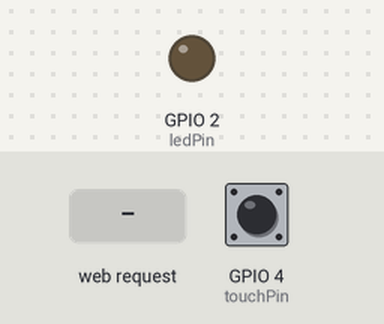
Bench run of a sketch on a simulated ESP32. On the bench: output pins drawn as LEDs (lit = HIGH). Dashed ring = blinking. The test bench sets the inputs (shaded band); at power-on: GPIO 4 (touchPin) HIGH. WiFi joins after 1.5 s; servers stay silent unless stated; what the sketch prints to the serial monitor is not drawn.

Above: at 2.7 s.
2.8 s: HTTP request GET /arm received
At 3.01 s:
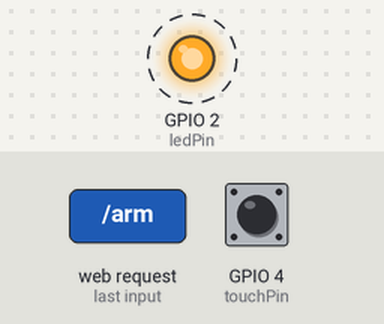
5.8 s: HTTP request GET /disarm received
Timing chart, 0 to 8.8 s (numbered marks = the images above; inputs shaded):
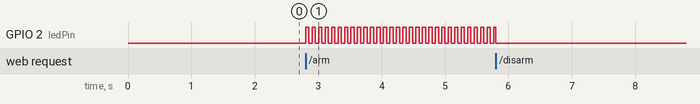

Measured:
- after the input at 2.8 s, GPIO 2 (ledPin): alternates HIGH for 0.05 s and LOW for 0.05 s, starting at once
- after the input at 5.8 s, GPIO 2 (ledPin): goes on until 5.8 s, then stays LOW

The sketch:

ex09.ino
```cpp
#include <WiFi.h>
#include <WebServer.h>

// Wi-Fi 凭据
const char* ssid = "shiqi";
const char* password = "000000000";

WebServer server(80);
const int ledPin = 2;
const int touchPin = 4;
const int threshold = 400; // 触摸阈值

bool isArmed = false;     // 布防状态
bool isAlarming = false;  // 报警锁定状态
unsigned long lastBlinkTime = 0;
bool ledState = false;

// 网页HTML：新增实时触摸数值仪表盘、AJAX定时拉取数据
const char* htmlPage = R"rawliteral(
<!DOCTYPE html>
<html>
<head>
  <meta charset="utf-8">
  <title>ESP32 安防实时仪表盘</title>
  <meta name="viewport" content="width=device-width, initial-scale=1">
  <style>
    body { text-align: center; font-family: Arial; padding-top: 40px; }
    h1 {font-size:36px;}
    /* 实时数值仪表盘样式 */
    .dashboard {
      font-size: 80px;
      font-weight: bold;
      color: #222;
      margin: 40px 0;
      padding:20px;
      border:3px solid #666;
      border-radius:16px;
      max-width:400px;
      margin-left:auto;
      margin-right:auto;
    }
    .tip {font-size:18px; color:#555; margin-bottom:30px;}
    .state-text {font-size:24px; margin:20px 0;}
    button { font-size: 20px; padding: 15px 30px; margin: 10px; border-radius: 8px; cursor: pointer; }
    .arm { background-color: #f44336; color: white; border: none; }
    .disarm { background-color: #4CAF50; color: white; border: none; }
  </style>
</head>
<body>
  <h1>安防报警主机 - 实时触摸仪表盘</h1>
  <p class="state-text">当前状态: <strong id="status">未布防</strong></p>

  <!-- 实时触摸数值仪表盘 -->
  <p class="tip">触摸传感器实时数值（靠近引脚数值变小）</p>
  <div class="dashboard" id="touchNum">0</div>

  <button class="arm" onclick="sendCommand('arm')">布防 (Arm)</button>
  <button class="disarm" onclick="sendCommand('disarm')">撤防 (Disarm)</button>

  <script>
    // 发送布防/撤防指令
    function sendCommand(cmd) {
      fetch("/" + cmd).then(() => {
        document.getElementById("status").innerText = (cmd === 'arm') ? "已布防 (监控中)" : "未布防 (安全)";
      });
    }

    // 定时拉取触摸数值，每100ms刷新一次
    function getTouchValue() {
      fetch("/touchVal")
        .then(res => res.text())
        .then(val => {
          document.getElementById("touchNum").innerText = val;
        })
        .catch(err => console.log("数据拉取失败"));
    }
    // 每100毫秒自动更新仪表盘
    setInterval(getTouchValue, 100);
  </script>
</body>
</html>
)rawliteral";

void setup() {
  Serial.begin(115200);
  pinMode(ledPin, OUTPUT);
  digitalWrite(ledPin, LOW);

  WiFi.begin(ssid, password);
  while (WiFi.status() != WL_CONNECTED) {
    delay(500);
    Serial.print(".");
  }
  Serial.println("\nIP Address: " + WiFi.localIP().toString());

  // 1. 主页路由，返回完整网页
  server.on("/", []() {
    server.send(200, "text/html; charset=utf-8", htmlPage);
  });

  // 2. 新增接口：返回当前触摸传感器原始数值（供前端AJAX拉取）
  server.on("/touchVal", []() {
    int val = touchRead(touchPin);
    server.send(200, "text/plain", String(val));
  });

  // 布防接口
  server.on("/arm", []() {
    isArmed = true;
    server.send(200, "text/plain", "Armed");
    Serial.println("系统已布防！");
  });

  // 撤防接口，清除报警锁定、关闭LED
  server.on("/disarm", []() {
    isArmed = false;
    isAlarming = false;
    digitalWrite(ledPin, LOW);
    server.send(200, "text/plain", "Disarmed");
    Serial.println("系统已撤防！");
  });

  server.begin();
}

void loop() {
  server.handleClient(); // 持续处理网页、数据请求

  // 布防状态下检测触摸，触发后锁定报警
  if (isArmed && !isAlarming) {
    if (touchRead(touchPin) < threshold) {
      isAlarming = true;
      Serial.println("警报触发！");
    }
  }

  // 报警LED高频非阻塞闪烁
  if (isAlarming) {
    if (millis() - lastBlinkTime > 50) {
      ledState = !ledState;
      digitalWrite(ledPin, ledState);
      lastBlinkTime = millis();
    }
  }
}
```
